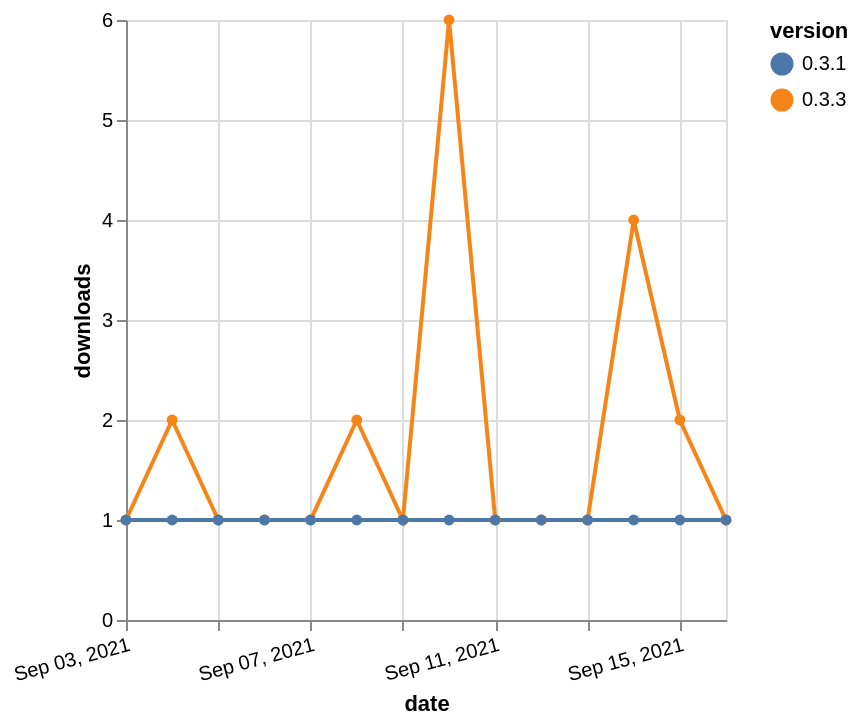

Write a Vega-Lite specification for this figure.
### Vega-Lite specification from a JSON file in a GitHub repository (floating-point values rounded to 4 significant figures)
{"$schema": "https://vega.github.io/schema/vega-lite/v5.json", "description": "A simple bar chart with embedded data.", "data": {"values": [{"date": "2021-09-03", "total": 228, "delta": 1, "version": "0.3.3"}, {"date": "2021-09-04", "total": 230, "delta": 2, "version": "0.3.3"}, {"date": "2021-09-05", "total": 231, "delta": 1, "version": "0.3.3"}, {"date": "2021-09-06", "total": 232, "delta": 1, "version": "0.3.3"}, {"date": "2021-09-07", "total": 233, "delta": 1, "version": "0.3.3"}, {"date": "2021-09-08", "total": 235, "delta": 2, "version": "0.3.3"}, {"date": "2021-09-09", "total": 236, "delta": 1, "version": "0.3.3"}, {"date": "2021-09-10", "total": 242, "delta": 6, "version": "0.3.3"}, {"date": "2021-09-11", "total": 243, "delta": 1, "version": "0.3.3"}, {"date": "2021-09-12", "total": 244, "delta": 1, "version": "0.3.3"}, {"date": "2021-09-13", "total": 245, "delta": 1, "version": "0.3.3"}, {"date": "2021-09-14", "total": 249, "delta": 4, "version": "0.3.3"}, {"date": "2021-09-15", "total": 251, "delta": 2, "version": "0.3.3"}, {"date": "2021-09-16", "total": 252, "delta": 1, "version": "0.3.3"}, {"date": "2021-09-03", "total": 126, "delta": 1, "version": "0.3.1"}, {"date": "2021-09-04", "total": 127, "delta": 1, "version": "0.3.1"}, {"date": "2021-09-05", "total": 128, "delta": 1, "version": "0.3.1"}, {"date": "2021-09-06", "total": 129, "delta": 1, "version": "0.3.1"}, {"date": "2021-09-07", "total": 130, "delta": 1, "version": "0.3.1"}, {"date": "2021-09-08", "total": 131, "delta": 1, "version": "0.3.1"}, {"date": "2021-09-09", "total": 132, "delta": 1, "version": "0.3.1"}, {"date": "2021-09-10", "total": 133, "delta": 1, "version": "0.3.1"}, {"date": "2021-09-11", "total": 134, "delta": 1, "version": "0.3.1"}, {"date": "2021-09-12", "total": 135, "delta": 1, "version": "0.3.1"}, {"date": "2021-09-13", "total": 136, "delta": 1, "version": "0.3.1"}, {"date": "2021-09-14", "total": 137, "delta": 1, "version": "0.3.1"}, {"date": "2021-09-15", "total": 138, "delta": 1, "version": "0.3.1"}, {"date": "2021-09-16", "total": 139, "delta": 1, "version": "0.3.1"}]}, "width": "container", "mark": {"type": "line", "point": {"filled": true}}, "encoding": {"x": {"field": "date", "type": "temporal", "timeUnit": "yearmonthdate", "title": "date", "axis": {"labelAngle": -15}}, "y": {"field": "delta", "type": "quantitative", "title": "downloads"}, "color": {"field": "version", "type": "nominal"}, "tooltip": {"field": "delta"}}}
